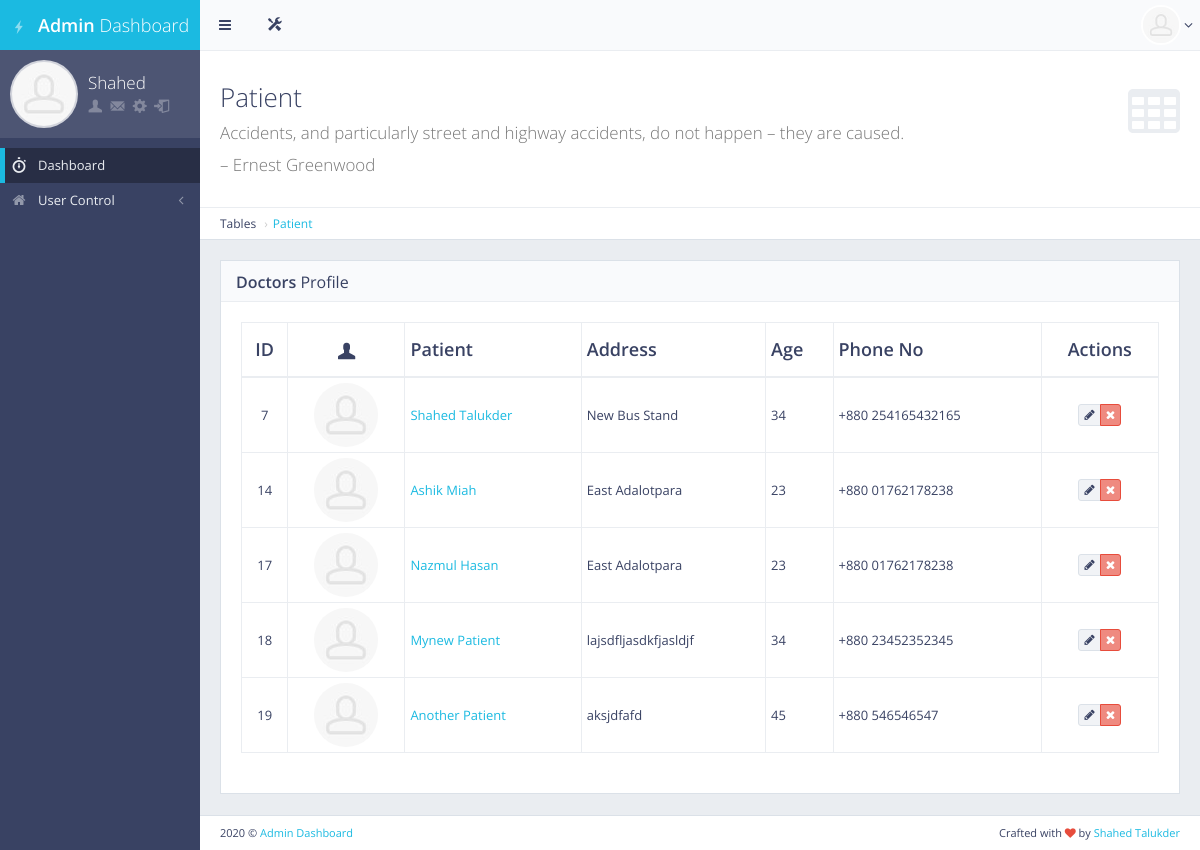
Screenshot of /patient/ (signed in) with the database file from the repository.
### main/models.py (models this page shows, shortened)
class User(AbstractUser):
    is_patient = models.BooleanField(default=False)
    is_doctor = models.BooleanField(default=False)
    is_nurse = models.BooleanField(default=False)
    is_assistant = models.BooleanField(default=False)
    is_admin = models.BooleanField(default=False)
    is_registered = models.BooleanField(default=False)

class Patient(models.Model):
    user = models.OneToOneField(User,on_delete=models.CASCADE,primary_key=True,related_name='user')
    full_name = models.CharField(max_length=50, blank=True, null=True)
    address = models.CharField(max_length=500, blank=True, null=True)
    age = models.CharField(max_length=50, blank=True, null=True)
    phone_no = models.CharField(max_length=50, blank=True, null=True)
    released = models.BooleanField(default=False)
    class Meta:
        db_table = "patient_info"

### frontend/views.py (the view)
# urls.py: path('patient/', include('patient.urls')),
def patient(request):
    if not request.user.is_authenticated:
        return redirect('/login')
    elif request.user.is_superuser:
        patient = Patient.objects.all()
        return render(request, 'front/patient_control.html', {"title":"Patient","patient":patient})
    else:
        return redirect('/')

### frontend/templates/front/patient_control.html (shortened to what this page needs)
{%extends 'front/base.html'%}
{%load static%}
{%block main_content%}
<div id="page-content">
    <div class="content-header">
        <div class="header-section">
            <h1>
                <i class="fa fa-table"></i>Patient<br><small>Accidents, and particularly street and highway accidents, do not happen – they are caused. </small><br/><small>– Ernest Greenwood</small>
            </h1>
        </div>
    </div>
    <ul class="breadcrumb breadcrumb-top">
        <li>Tables</li>
        <li><a href="">Patient</a></li>
    </ul>
    <div class="block full">
        <div class="block-title">
            <h2><strong>Doctors</strong> Profile</h2>
        </div>
        <div class="table-responsive">
            <table id="example-datatable" class="table table-vcenter table-condensed table-bordered">
                <thead>
                    <tr>
                        <th class="text-center">ID</th>
                        <th class="text-center"><i class="gi gi-user"></i></th>
                        <th>Patient</th>
                        <th>Address</th>
                        <th>Age</th>
                        <th>Phone No</th>
                        <th class="text-center">Actions</th>
                    </tr>
                </thead>
                <tbody>
                    {%for i in patient%}
                    <tr>
                        <td class="text-center">{{i.user.id}}</td>
                        <td class="text-center"><img src="{%static 'front/'%}img/placeholders/avatars/avatar15.jpg" alt="avatar" class="img-circle"></td>
                        <td><a href="javascript:void(0)">{{i.full_name | title}}</a></td>
                        <td>{{i.address}}</td>
                        <td>{{i.age}}</td>
                        <td><span class="text-center">+880 {{i.phone_no}}</span></td>
                        <td class="text-center">
                            <div class="btn-group">
                                <a href="{% url 'edit_patient' id=i.pk %}" data-toggle="tooltip" title="Edit" class="btn btn-xs btn-default"><i class="fa fa-pencil"></i></a>
                                <a href="{% url 'delete_patient' id=i.pk %}" data-toggle="tooltip" title="Delete" class="btn btn-xs btn-danger"><i class="fa fa-times"></i></a>
                            </div>
                        </td>
                    </tr>
                    {%endfor%}
                </tbody>
            </table>
        </div>
    </div>
</div>
{%endblock main_content%}

### frontend/templates/front/base.html (shortened to what this page needs)
<!DOCTYPE html> {%load static%}
<html class="no-js" lang="en">
<head>
    <link rel="stylesheet" href="{% static 'front/' %}css/bootstrap.min.css">
    <link rel="stylesheet" href="{% static 'front/' %}css/plugins.css">
    <link rel="stylesheet" href="{% static 'front/' %}css/main.css">
    <link rel="stylesheet" href="{% static 'front/' %}css/themes.css">
</head>
<body>
    <div id="page-wrapper">
        <div id="page-container" class="sidebar-partial sidebar-visible-lg sidebar-no-animations">
            <div id="sidebar">
                <div id="sidebar-scroll">
                    <div class="sidebar-content">
                        <a href="/" class="sidebar-brand">
                            {%if user.is_superuser%}
                                <i class="gi gi-flash"></i><span class="sidebar-nav-mini-hide"><strong>Admin </strong>Dashboard</span>
                            {%elif user.is_doctor%}
                                <i class="gi gi-flash"></i><span class="sidebar-nav-mini-hide"><strong>Doc </strong>Dashboard</span>
                            {%elif user.is_assistant%}
                                <i class="gi gi-flash"></i><span class="sidebar-nav-mini-hide"><strong>Assist. </strong>Dashboard</span>
                            {%elif user.is_nurse%}
                                <i class="gi gi-flash"></i><span class="sidebar-nav-mini-hide"><strong>Nurse. </strong>Dashboard</span>
                            {%endif%}
                        </a>
                        <div class="sidebar-section sidebar-user clearfix sidebar-nav-mini-hide">
                            <div class="sidebar-user-avatar">
                                <a href="page_ready_user_profile.html">
                                    <img src="{% static 'front/' %}img/placeholders/avatars/avatar2.jpg" alt="avatar">
                                </a>
                            </div>
                            <div class="sidebar-user-name">{{user.first_name | title}}</div>
                            <div class="sidebar-user-links">
                                <a href="/profile" data-toggle="tooltip" data-placement="bottom" title="Profile"><i class="gi gi-user"></i></a>
                                <a href="/" data-toggle="tooltip" data-placement="bottom" title="Report"><i class="gi gi-envelope"></i></a>
                                <a href="/" class="enable-tooltip" data-placement="bottom" title="Edit Profile"><i class="gi gi-cogwheel"></i></a>
                                <a href="/logout" data-toggle="tooltip" data-placement="bottom" title="Logout"><i class="gi gi-exit"></i></a>
                            </div>
                        </div>
                        <ul class="sidebar-nav">
                            <li>
                                <a href="/" class=" active"><i class="gi gi-stopwatch sidebar-nav-icon"></i><span class="sidebar-nav-mini-hide">Dashboard</span></a>
                            </li>
                            <li>
                                {%if user.is_superuser%}
                                <a href="#" class="sidebar-nav-menu"><i class="fa fa-angle-left sidebar-nav-indicator sidebar-nav-mini-hide"></i><i class="fa fa-home sidebar-nav-icon"></i><span class="sidebar-nav-mini-hide">User Control</span></a>
                                {%endif%}
                            </li>
                        </ul>
                    </div>
                </div>
            </div>
            <div id="main-container">
                <header class="navbar navbar-default">
                    <ul class="nav navbar-nav-custom">
                        <li>
                            <a href="javascript:void(0)" onclick="App.sidebar('toggle-sidebar');this.blur();">
                                <i class="fa fa-bars fa-fw"></i>
                            </a>
                        </li>
                        <li class="dropdown">
                            <a href="javascript:void(0)" class="dropdown-toggle" data-toggle="dropdown">
                                <i class="gi gi-settings"></i>
                            </a>
                        </li>
                    </ul>
                    <ul class="nav navbar-nav-custom pull-right">
                        <li class="dropdown">
                            <a href="javascript:void(0)" class="dropdown-toggle" data-toggle="dropdown">
                                <img src="{% static 'front/' %}img/placeholders/avatars/avatar2.jpg" alt="avatar"> <i class="fa fa-angle-down"></i>
                            </a>
                        </li>
                    </ul>
                </header>
                {%block main_content%}{%endblock main_content%}
                <footer class="clearfix">
                    <div class="pull-right">
                        Crafted with <i class="fa fa-heart text-danger"></i> by <a href="http://facebook.com/shahed.talukder32" target="_blank">Shahed Talukder</a>
                    </div>
                    <div class="pull-left">
                        <span><script>document.write(new Date().getFullYear())</script></span> &copy; <a href="#" target="_blank">Admin Dashboard</a>
                    </div>
                </footer>
            </div>
        </div>
    </div>
</body>
</html>

### rows the page displays
User: first_name "Shahed"
Patient: user.id "7", full_name "Shahed Talukder", address "New Bus Stand", age "34", phone_no "254165432165"
Patient: user.id "14", full_name "Ashik Miah", address "East Adalotpara", age "23", phone_no "01762178238"
Patient: user.id "17", full_name "Nazmul Hasan", address "East Adalotpara", age "23", phone_no "01762178238"
Patient: user.id "18", full_name "Mynew Patient", address "lajsdfljasdkfjasldjf", age "34", phone_no "23452352345"
Patient: user.id "19", full_name "Another Patient", address "aksjdfafd", age "45", phone_no "546546547"
